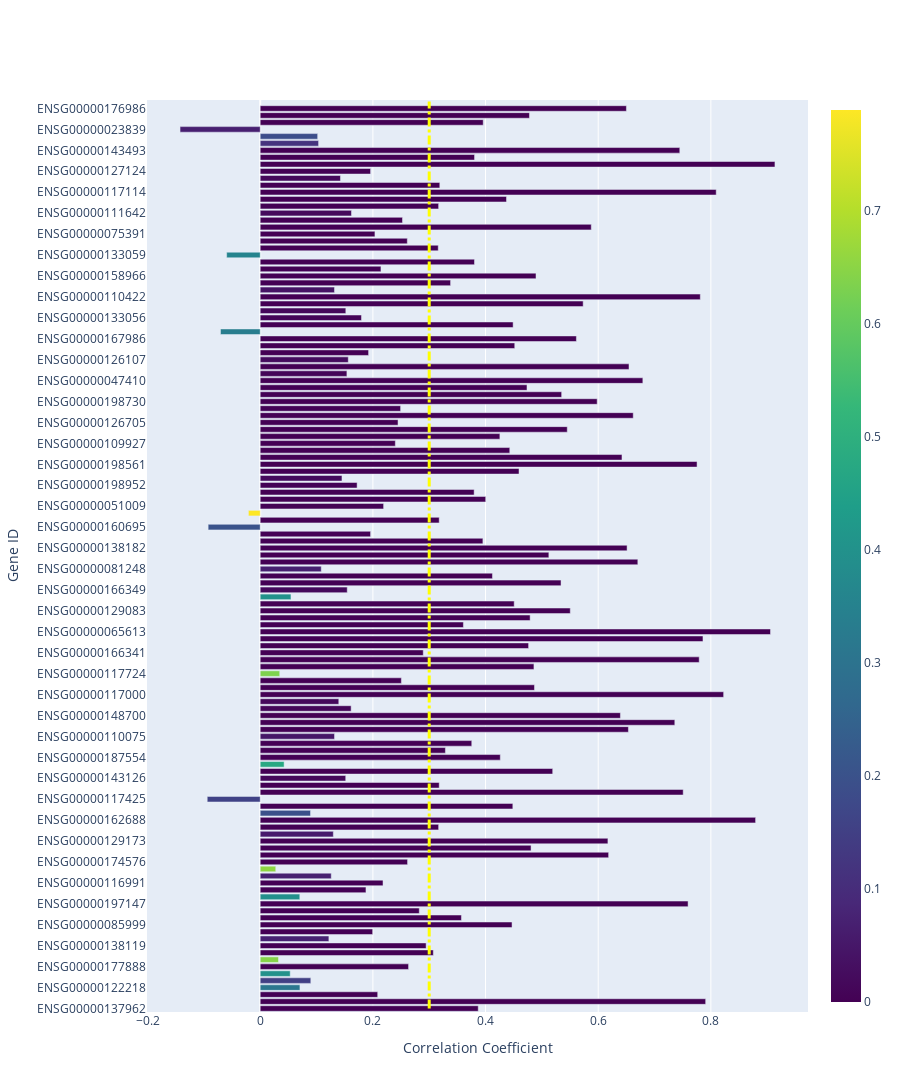

Notebook source saved alongside this figure:
### Code cell
gene_names = list(gene_data_dict.keys())
# Create the bar chart
fig = go.Figure(go.Bar(
    x=list(correlation_list3.values()),
    y=gene_names,
    orientation='h',  # Horizontal bar chart
    marker=dict(color=list(p_value_list3.values()), coloraxis="coloraxis")  # Color based on the correlation factor
))
fig.add_shape(
    type="line",
    x0=0.3, y0=0, x1=0.3, y1=len(gene_names),
    line=dict(color="yellow", width=3, dash="dashdot"),
)


# Update layout for better visualization
fig.update_layout(
    xaxis_title="Correlation Coefficient",
    yaxis_title="Gene ID",
    coloraxis=dict(colorscale='Viridis'),  # Red for higher, blue for lower values
    height=1200  # Adjust height based on the number of genes to avoid squeezing
)

fig.show()
# fig.write_image('ingroup_jsd_ens_cc_bar.pdf')

### Figure 1 — Plotly figure (JSON) as saved in the notebook; plotly's stock layout.template omitted (floating-point values rounded to 4 significant figures; data arrays with more than 128 entries replaced by an {"elided": "..."} marker saying what was removed)
{"data": [{"marker": {"color": {"elided": "130 float values"}, "coloraxis": "coloraxis"}, "orientation": "h", "type": "bar", "x": {"elided": "130 float values"}, "y": {"elided": "130 str values"}}], "layout": {"coloraxis": {"colorscale": [[0, "#440154"], [0.1111, "#482878"], [0.2222, "#3e4989"], [0.3333, "#31688e"], [0.4444, "#26828e"], [0.5556, "#1f9e89"], [0.6667, "#35b779"], [0.7778, "#6ece58"], [0.8889, "#b5de2b"], [1, "#fde725"]]}, "height": 1200, "shapes": [{"line": {"color": "yellow", "dash": "dashdot", "width": 3}, "type": "line", "x0": 0.3, "x1": 0.3, "y0": 0, "y1": 130}], "xaxis": {"title": {"text": "Correlation Coefficient"}}, "yaxis": {"title": {"text": "Gene ID"}}}}
